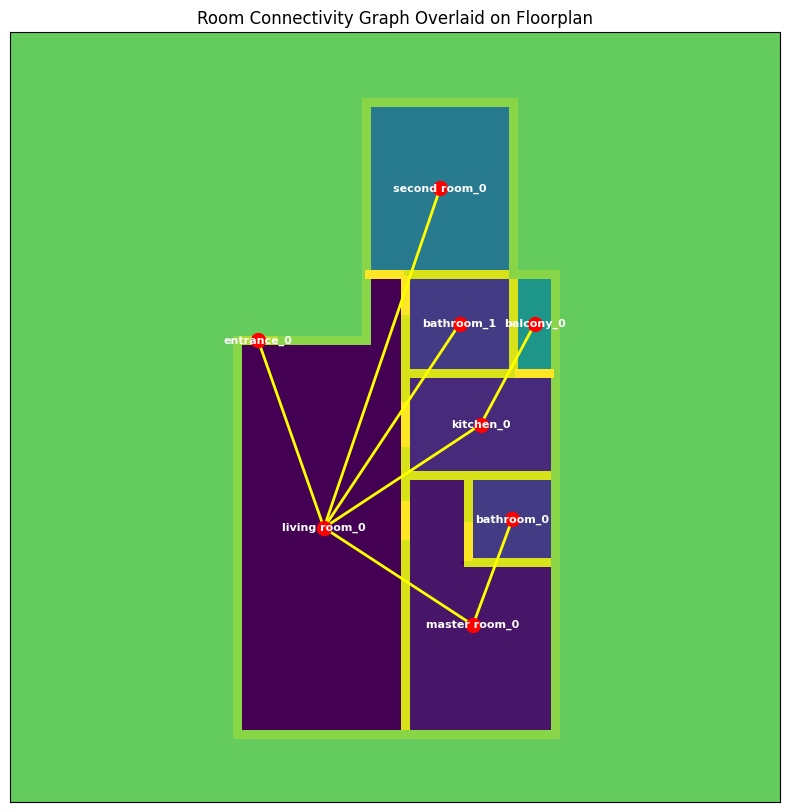
#> input picture media/images/original.png, 790 x 812 px; its folder holds only this picture in this run
$ python -i fp.py   (imports and definitions only)
#> lines starting #> are read from the running program, lines starting #| are printed output that depends on the picture; after the words box and inside, x2 and y2 are one past the last pixel; in counts of white or black regions, pixels touching at a corner belong together
### helpers/utils.py
import json
import os
from PIL import Image
import numpy as np
import cv2
import matplotlib.pyplot as plt
from matplotlib import pyplot as plt


# [147 lines left out: functions process_grid_points, resize_plan, not called in this run]


def load_image_paths(path):
    files = sorted(os.listdir(path), key=lambda x: int(''.join(filter(str.isdigit, x.split('_')[-1].split('.')[0]))))
    return [f for f in files if f.endswith(('.jpg', '.png', '.jpeg'))]

def load_image(path):
    return Image.open(path)


# [108 lines left out: functions _majority_filter_4, _corner_fill_8, apply_room_postprocess, expand_rooms_right_down, not called in this run]


### helpers/info.py
from dataclasses import dataclass
import os
import json
import matplotlib.pyplot as plt

#@dataclass
class Info:
        def __init__(self):
                self.all_types = {"living room": 0,
                        "master room": 1,
                        "kitchen": 2,
                        "bathroom": 3,
                        "dining room": 4,
                        "child room": 5,
                        "study room": 6,
                        "second room": 7,
                        "guest room": 8,
                        "balcony": 9,
                        "entrance": 10,
                        "storage": 11,
                        "wall-in": 12,
                        "external area": 13,
                        "exterior wall": 14,
                        "front door": 15,
                        "interior wall": 16,
                        "interior door": 17,
                        }

                self.room_types = {"living room": 0,
                        "master room": 1,
                        "kitchen": 2,
                        "bathroom": 3,
                        "dining room": 4,
                        "child room": 5,
                        "study room": 6,
                        "second room": 7,
                        "guest room": 8,
                        "balcony": 9,
                        "entrance": 10,
                        "storage": 11,
                        }

                self.room_types_colors = {"living room": (0,0,255),
                        "master room": (0,255,0),
                        "kitchen": (255,0,0),
                        "bathroom": (0,255,255),
                        "dining room": (255,255,0),
                        "child room": (255,0,255),
                        "study room": (0,255,255),
                        }

                self.bedroom_synonyms = ["child room", "master room", "second room", "guest room", "study room"]

                # ── Remap tables ──────────────────────────────────────────────
                # Maps original rPlan room-type values → contiguous 0-12
                # (walls / doors excluded)
                self.room_type_remap = {
                        0: 0,   # living room
                        1: 1,   # master room
                        2: 2,   # kitchen
                        3: 3,   # bathroom
                        4: 4,   # dining room
                        5: 5,   # child room
                        6: 6,   # study room
                        7: 7,   # second room
                        8: 8,   # guest room
                        9: 9,   # balcony
                        10: 10, # entrance
                        11: 11, # storage
                        13: 12, # external area
                }
                self.num_room_types = 13  # 0-12 inclusive

                # Remapped ID → human name
                self.remap_to_name = {v: k for k, v in self.room_type_remap.items()
                                       if True}  # placeholder, built properly below
                self.remap_to_name = {
                        0: "living room",
                        1: "master room",
                        2: "kitchen",
                        3: "bathroom",
                        4: "dining room",
                        5: "child room",
                        6: "study room",
                        7: "second room",
                        8: "guest room",
                        9: "balcony",
                        10: "entrance",
                        11: "storage",
                        12: "external area",
                }

                self.remap_needs_daylight = {
                        0: True,
                        1: True,
                        2: False,
                        3: False,
                        4: True,
                        5: True,
                        6: True,
                        7: True,
                        8: True,
                        9: True,
                        10: False,
                        11: False,
                        12: False,
                }


                # ── Basic-types mode (15 classes) ─────────────────────────────
                self.basic_types_multi_instance_allowed = {
                        "balcony": 2,
                        "bathroom": 2,
                        "second room": 2,
                }
                self.num_basic_room_types = 15
                self.basic_remap_to_name = {
                        0: "living room",
                        1: "master room",
                        2: "kitchen",
                        3: "bathroom 1",
                        4: "bathroom 2",
                        5: "dining room",
                        6: "child room",
                        7: "study room",
                        8: "second room 1",
                        9: "second room 2",
                        10: "guest room",
                        11: "balcony",
                        12: "entrance",
                        13: "storage",
                        14: "external area",
                }

                # ── Max instances per room type ───────────────────────────────
                self.room_type_max_instances_default = {
                        "living room": 1,
                        "master room": 5,
                        "kitchen": 2,
                        "bathroom": 3,
                        "dining room": 2,
                        "child room": 3,
                        "study room": 3,
                        "second room": 4,
                        "guest room": 3,
                        "balcony": 4,
                        "entrance": 1,
                        "storage": 3,
                        "external area": 1,
                }
                self.room_type_max_instances = self._load_room_type_max_instances()

                # ── Instance color map (35 classes) ───────────────────────────
                (self.room_instance_color_map,
                 self.color_to_room_instance) = self._build_room_instance_color_map()
                self.num_room_instances = sum(self.room_type_max_instances.values())

        # ── helpers ───────────────────────────────────────────────────────

        def _load_room_type_max_instances(self):
                """Load room_type_max_instances from stats.json, fallback to defaults."""
                stats_path = os.path.join(
                        os.path.dirname(os.path.abspath(__file__)),
                        '..', 'dataset_stats', 'stats.json')
                if os.path.exists(stats_path):
                        try:
                                with open(stats_path, 'r', encoding='utf-8') as f:
                                        stats = json.load(f)
                                loaded = stats.get('room_type_max_instances', {})
                                if loaded:
                                        result = self.room_type_max_instances_default.copy()
                                        result.update(loaded)
                                        return result
                        except (json.JSONDecodeError, IOError):
                                pass
                return self.room_type_max_instances_default.copy()

        def _build_room_instance_color_map(self):
                """Build (room_type_id, instance_id) → color_value and reverse map."""
                color_map = {}
                reverse_map = {}
                total = sum(self.room_type_max_instances.values())
                idx = 0
                for rt_id, rt_name in self.remap_to_name.items():
                        max_inst = self.room_type_max_instances.get(rt_name, 1)
                        for inst in range(max_inst):
                                val = int(idx * (255 / (total - 1))) if total > 1 else 0
                                color_map[(rt_id, inst)] = val
                                reverse_map[val] = (rt_name, inst)
                                idx += 1
                return color_map, reverse_map

        # [17 lines left out: function get_type_color, not called in this run]


### helpers/fp.py
import numpy as np
import cv2
from skimage.morphology import skeletonize

from shapely.geometry import Polygon
import networkx as nx

from helpers.info import Info
from helpers.utils import load_image, resize_plan, apply_room_postprocess, expand_rooms_right_down
from helpers.llm_utils import get_descriptions
import matplotlib.pyplot as plt


class Floorplan:
    # [14 lines left out: function __init__, not called in this run]

    @property
    def image(self):
        return self._image

    # [12 lines left out: function image, not called in this run]


    @property
    def outer_wall_channel(self):
        return self._image[:,:,0]

    # [4 lines left out: function outer_wall_channel, not called in this run]

    @property
    def room_types_channel(self):
        return self._image[:,:,1]

    # [4 lines left out: function room_types_channel, not called in this run]

    @property
    def distinct_rooms_channel(self):
        return self._image[:,:,2]

    # [4 lines left out: function distinct_rooms_channel, not called in this run]

    @property
    def mask_channel(self):
        return self._image[:,:,3]

    # [628 lines left out: functions mask_channel, get_size, get_room_types_count, get_room_types_count_pixel_based, get_contours, interior_doors_outlines and 10 more, not called in this run]


    def get_room_connectivity_matrix(self):
        G = self.room_connectivity_graph
        return nx.to_numpy_array(G)


    # [148 lines left out: functions draw_contours, calculate_room_sizes, calculate_room_sizes_original, not called in this run]

    def get_original_room_sizes(self):
        """Convenience wrapper returning only the original instance sizes (m2)."""
        return self.calculate_room_sizes_original().get("original_sizes", {})

    # [349 lines left out: functions get_original_room_sizes_by_node, get_original_room_sizes_by_type, get_room_connectivity, graph_to_string, _label_instances, _postprocess_and_mask and 5 more, not called in this run]


>>> result = Floorplan('../media/images/original.png').get_contours()
#> in load_image, returned value is the input picture: PIL image 790x812 RGBA; mean R, G, B, A 106.8, 170, 104.9, 255
#> in __init__, `self._outer_wall_channel = self._image[:,:,0]`:
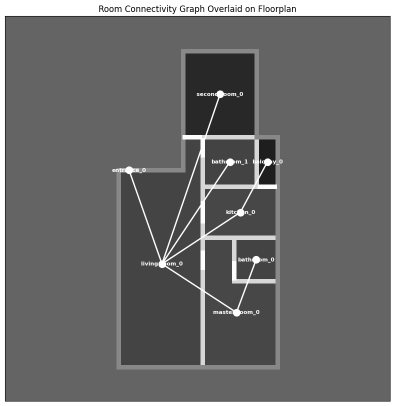
#> self._outer_wall_channel: shape (812, 790) (shown at 1/2 size); min 0, max 255, mean 106.8
#> in __init__, `self._room_types_channel = self._image[:,:,1]`:
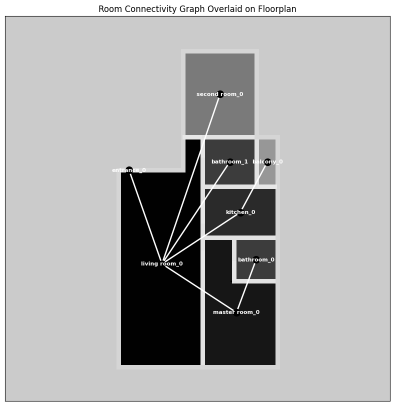
#> self._room_types_channel: shape (812, 790) (shown at 1/2 size); min 0, max 255, mean 170
#> in __init__, `self._distinct_rooms_channel = self._image[:,:,2]`:
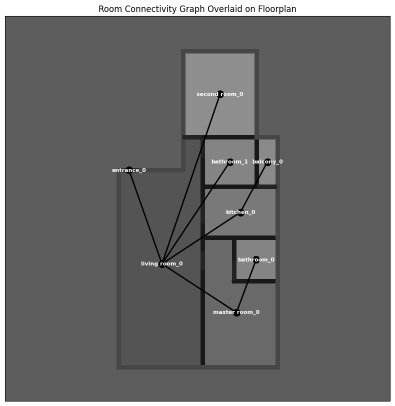
#> self._distinct_rooms_channel: shape (812, 790) (shown at 1/2 size); min 0, max 255, mean 104.9
#> (reads dataset_stats/stats.json from the repository)
#> the loop in get_contours, `for key, value in self.info.room_types.items():` made 12 passes
#> pass 1, in get_contours, `mask = (self.room_types_channel == value).astype(np.uint8)`:
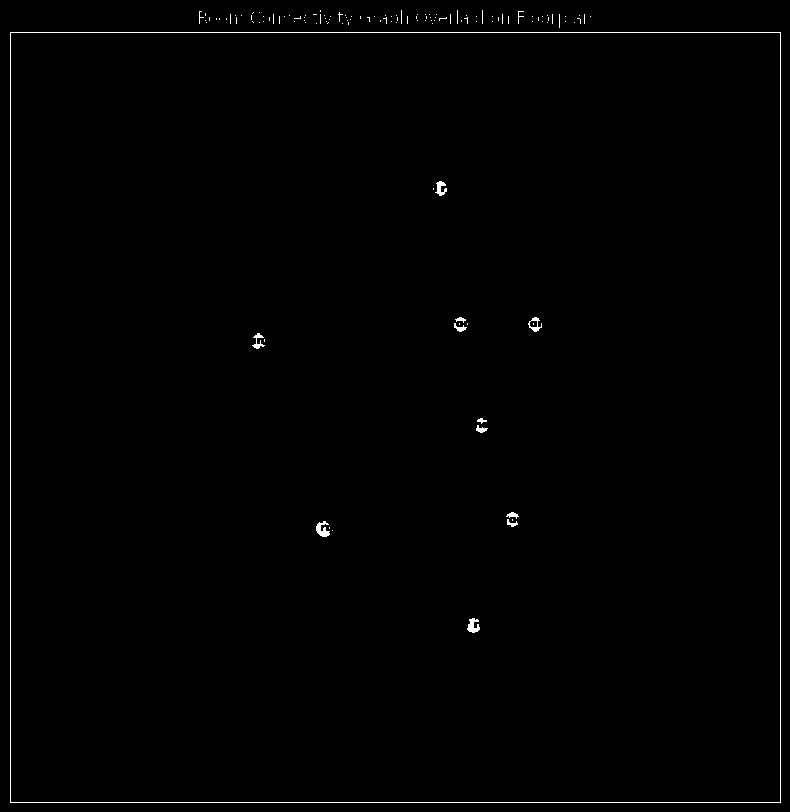
#> mask: shape (812, 790); values 0 (black) and 1 (white), 0.66% white in thin lines or dots
#> pass 2, in get_contours, `mask = (self.room_types_channel == value).astype(np.uint8)`:
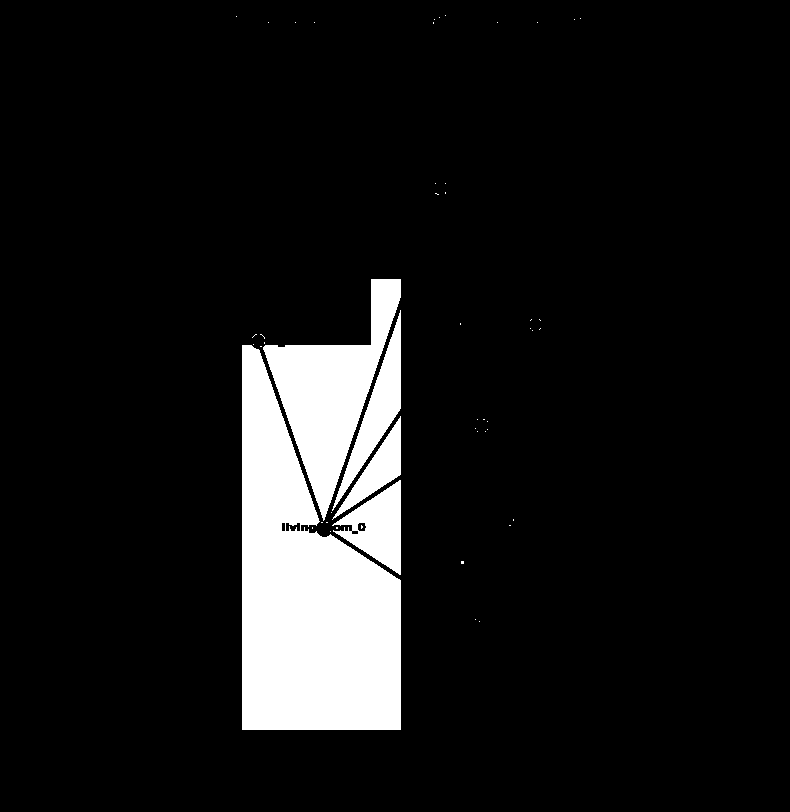
#> mask: shape (812, 790); values 0 (black) and 1 (white), 9.3% white; 51 white regions (46 under 20 px), largest, box (x1, y1, x2, y2) and area: (242, 345, 401, 730) 38446, (263, 279, 401, 521) 12388, (332, 310, 401, 511) 3497, (332, 480, 401, 575) 3333, (332, 416, 401, 520) 2065
#> pass 3, in get_contours, `mask = (self.room_types_channel == value).astype(np.uint8)`:
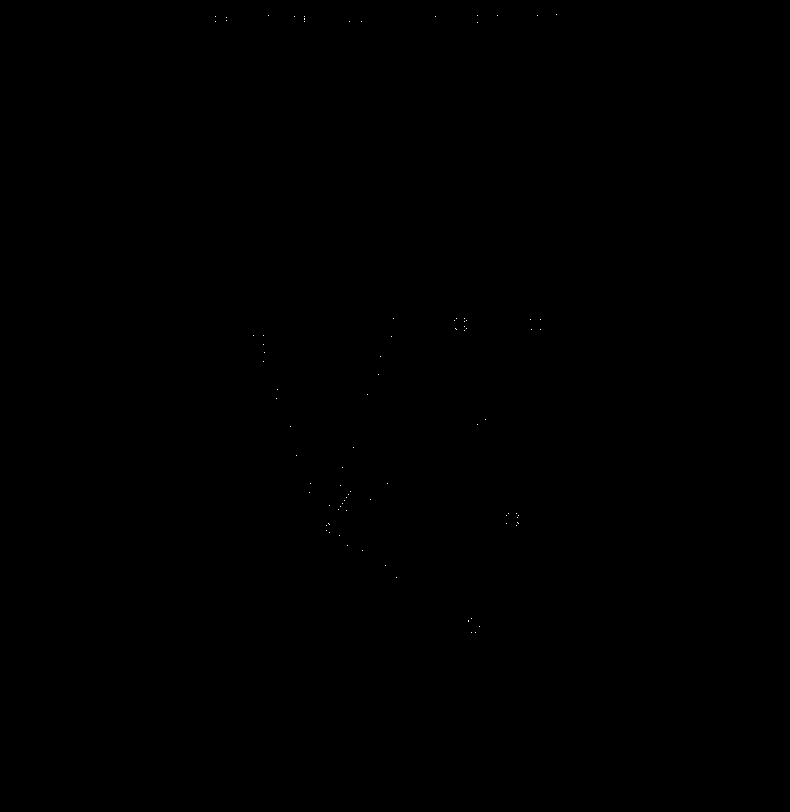
#> mask: shape (812, 790); values 0 (black) and 1 (white), 0.01% white in thin lines or dots, all inside (x1, y1, x2, y2) = (215, 14, 557, 633)
#> after the loop in get_contours, `for key, value in self.info.room_types.items():`: self.contours = 12 items
#> in interior_doors_outlines, `contours, _ = cv2.findContours(mask, cv2.RETR_EXTERNAL, cv2.CHAIN_APPR..`: contours = 21 contours, all with area under 20
#> in exterior_doors_outlines, `contours, _ = cv2.findContours(mask, cv2.RETR_EXTERNAL, cv2.CHAIN_APPR..`: contours = 25 contours, all with area under 20
#> in __init__, `self.contours = self.get_contours()`: self.contours = 14 items
#> the loop in offset_room_contours, `for room_type, contour_list in room_contours.items():` made 12 passes
#> after the loop in offset_room_contours, `for room_type, contour_list in room_contours.items():`: offset_contours_dict = 12 items
#> the loop in get_room_connectivity_graph, `for room_type, offset_polys in offset_contours_dict.items():` made 12 passes
#> the loop in get_room_connectivity_graph, `for door_line in self.contours["exterior door"]:` made 25 passes
#> after the loop in get_room_connectivity_graph, `for door_line in self.contours["exterior door"]:`: entrance_polys = []
#> the loop in get_room_connectivity_graph, `for door_line in self.contours["interior door"]:` made 21 passes
#> in get_room_connectivity_graph, `isolated_nodes = [node for node in G.nodes() if G.degree(node) == 0]`: isolated_nodes = 19 items, first 6: 'living room_0', 'living room_1', 'living room_2', 'living room_3', 'living room_4', 'living room_5'
#> the loop in get_room_connectivity_graph, `for isolated_node in isolated_nodes:` made 19 passes
#> in get_room_connectivity_graph, `components = list(nx.connected_components(G))`: components = 3 items
#> the loop in get_room_connectivity_graph, `for small_component in components[:-1]:` made 2 passes
#> after the loop in get_room_connectivity_graph, `for small_component in components[:-1]:`: max_intersection = 0
#> the loop in get_room_types_count, `for node, data in self.room_connectivity_graph.nodes(data=True):` made 19 passes
#> after the loop in get_room_types_count, `for node, data in self.room_connectivity_graph.nodes(data=True):`: count_dict = {'living room': 10, 'master room': 9}
#> the loop in get_contours (call 2), `for key, value in self.info.room_types.items():` made 12 passes
#> result = 14 items
